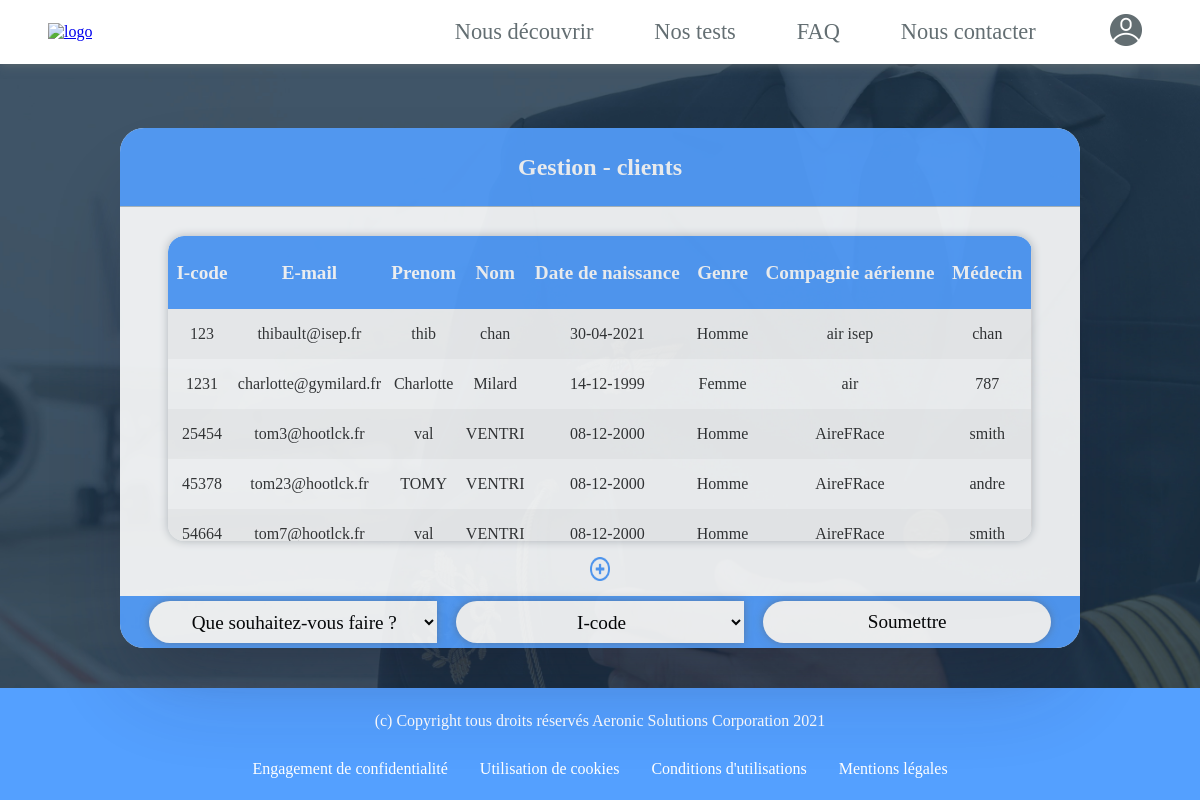
Before: /controller/gestionClientController.php (signed in) with the older database file.
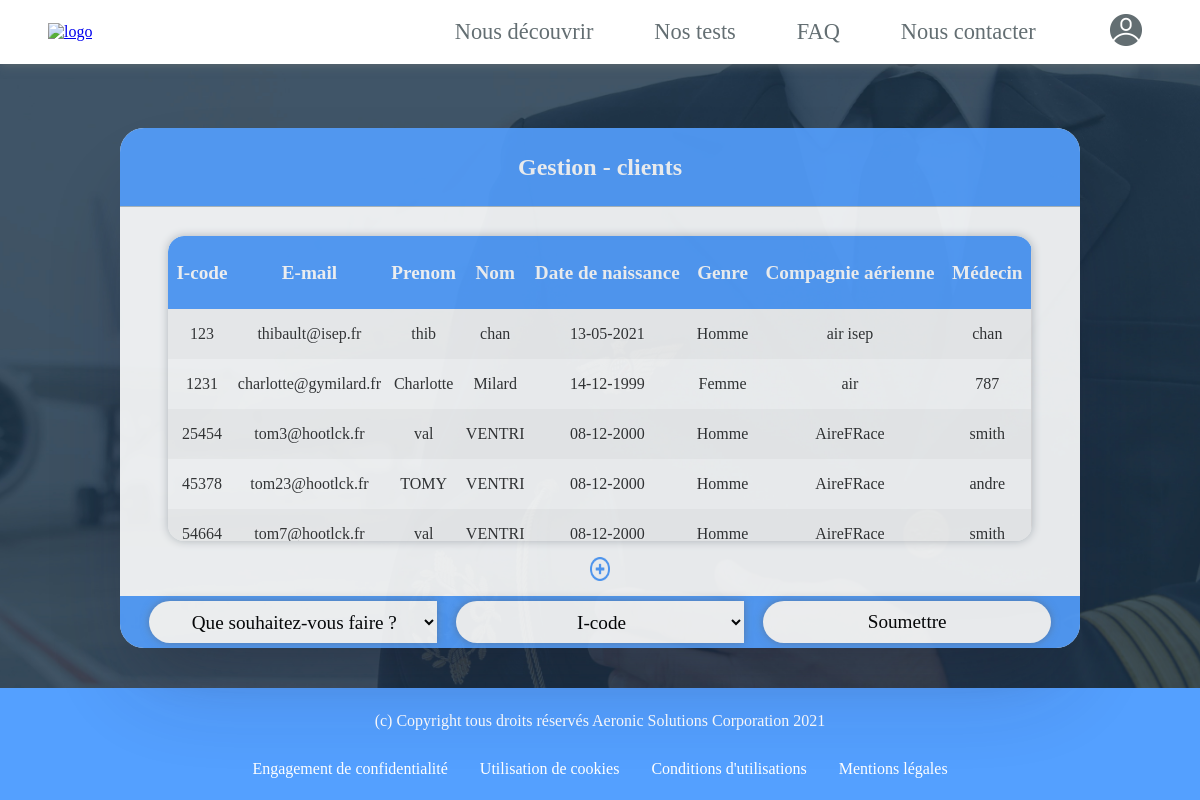
After: the same page with the newer database file.
### tables this page shows
CREATE TABLE IF NOT EXISTS `clients` (
  `id` int(11) NOT NULL AUTO_INCREMENT,
  `firstName` varchar(255) NOT NULL,
  `name` varchar(255) NOT NULL,
  `birthDate` date NOT NULL,
  `kind` varchar(255) NOT NULL,
  `company` varchar(255) NOT NULL,
  `mail` varchar(255) NOT NULL,
  `password` varchar(255) NOT NULL,
  `doctor` varchar(255) NOT NULL,
  `status` varchar(255) NOT NULL DEFAULT 'client',
  `icode` int(11) NOT NULL,
  `banish` varchar(5) NOT NULL DEFAULT 'false',
  PRIMARY KEY (`id`),
  UNIQUE KEY `mail` (`mail`),
  UNIQUE KEY `icode` (`icode`) USING BTREE
);

### controller/gestionClientController.php (called while the page is built, shortened)
<?php session_start();
include '../view/header.php';
include '../view/footer.php';
include '../model/database.php';
if (isset($_POST['gestionClient'])) {
    if (isset($_SESSION['modifclient'])) {
        unset($_SESSION['modifclient']);
    }
    extract($_POST);
    $_SESSION['modifclient'] = $_POST['code'];
    if ($_POST['gestionClient'] == 'modifier') {
        header("Location: modifClientController.php");exit;
    } else if ($_POST['gestionClient'] == 'bannir') {
        header("Location: bannirClientController.php");exit;
    } else if ($_POST['gestionClient'] == 'supprimer') {
        header("Location: supprimerClientController.php");exit;
    }
} include '../view/gestionClient.php';
?>

### view/gestionClient.php (the view, shortened to what this page needs)
<!DOCTYPE html>
<html>
<head>
    <link rel="stylesheet" href="../public/css/gestionClient.css"/>
</head>
<body>
<div class="contentGestion">
    <div class="title_container">
        <h3>Gestion - clients</h3>
    </div>
    <div class="gestion_container">
        <div class="tbody_container">
            <table class="tableau_container">
                <thead>
                    <tr>
                    <th>I-code</th>
                    <th>E-mail</th>
                    <th>Prenom</th>
                    <th>Nom</th>
                    <th>Date de naissance</th>
                    <th>Genre</th>
                    <th>Compagnie aérienne</th>
                    <th>Médecin</th>
                    </tr>
                </thead>
                <tbody>
                    <?php
                    $q = $db->query("SELECT * FROM clients order by icode asc");
                    while($row = $q ->fetch()){
                        $icode=$row[10];
                        $mail=$row[6];
                        $firstName = $row[1];
                        $name = $row[2];
                        $birthDate = date("d-m-Y",strtotime($row[3]));
                        $kind = $row[4];
                        $company = $row[5];
                        $doctor = $row[8];
                        ?><tr>
                        <td><?=$icode?></td>
                        <td><?=$mail?></td>
                        <td><?=$firstName?></td>
                        <td><?=$name?></td>
                        <td><?=$birthDate?></td>
                        <td><?=$kind?></td>
                        <td><?=$company?></td>
                        <td><?=$doctor?></td>
                        </tr> <?php
                    }
                    ?>
                </tbody>
            </table>
        </div>
        <div class="plus_container">
           <a href="ajoutClientController.php"> <img src="../public/images/pluss.png" alt=""></a>
        </div>
    </div>
    <form method="post" class="form_message">
        <div class="gestionnaireM">
            <select name="gestionClient" id="gestionClient" required>
                <option value="" >Que souhaitez-vous faire ?</option>
            </select>
            <select name="code" id="code" required >
                <option value="" selected="selected" disabled="disabled">I-code</option>
            </select>
            <button type="submit" id="buttonAdd" name="buttonAdd">Soumettre</button>
          </div>
    </form>
</div>
<div class="espace"></div>
</body>
</html>

### view/header.php (shortened to what this page needs)
<!DOCTYPE html>
<html>
<head>
    <link rel="stylesheet" href="../public/css/header.css"/>
</head>
<body>
<nav>
    <div class="logoC">
        <a href="accueilController.php">
            <img src="../public/images/Logo3.png" width="150" alt="logo" class="logo-image">
        </a>
    </div>
    <div class="linkC">
        <a href="decouvrezNousController.php">Nous découvrir</a>
        <a href="presentationTestController.php">Nos tests</a>
        <a href="faqController.php">FAQ</a>
        <a href="messagerieController.php">Nous contacter</a>
    </div>
    <div class="connexionC">
        <div class="IMGC">
            <a href="profilController.php">
                <img class="Bcon" src="../public/images/account.png" width=30 alt="##" />
            </a>
        </div>
        </div>
</nav>
</body>
</html>

### view/footer.php
<link rel="stylesheet" href="../public/css/footer.css"/>
<div class="footer bottom">
    <p> (c) Copyright tous droits réservés Aeronic Solutions Corporation 2021 </p>
    <div class="confidentialites">
        <a href="../view/confidentialite.php" target="_blank">Engagement de confidentialité</a>
        <a href="../view/cookies.php" target="_blank">Utilisation de cookies</a>
        <a href="../view/conditionsUtilisation.php" target="_blank">Conditions d'utilisations</a>
        <a href="../view/mentionsLegales.php" target="_blank">Mentions légales</a>
    </div>
</div>

### public/css/header.css (style rules this page uses)
* { font-family: 'oumgouleh'; }
nav { position: absolute; top:0; right:0; left:0; background-color: white; display: flex; height: 4em; width: 100%; box-shadow: 0px 0px 10px #636e72; z-index: 3; }
.logoC { width: 70%; display: flex; align-items: center; padding-left: 4%; }
.linkC { padding-right:2em; width: 100%; text-align: right; display: flex; justify-content: space-between; align-items: center }
.linkC a { color :#636e72; text-decoration: none; font-family: 'oumgouleh'; font-size: 1.4em; }
.connexionC { height: 4em; width: 20%; text-align: center; margin-right: 1em; }
.IMGC { width: 100%; height: 4em; display:flex; align-items: center; justify-content: center; }
.IMGC img { width: 2em; height: 2em; margin: auto; z-index: 4; }
html { scroll-behavior: smooth; }

### public/css/footer.css (style rules this page uses)
* { font-family: 'oumgouleh'; }
.footer { background-color: #54a0ff; color:white; text-align: center; align-items: center; justify-content: space-between; position: absolute; width: 100%; padding-top: 0.5em; padding-bottom: 0.5em; }
.confidentialites { overflow: hidden; background-color: #54a0ff; text-align: middle; align-items: center; justify-content: center; display: flex; }
.confidentialites a , .reseaux a { float: left; display: block; color: #FFFFFF; text-align: center; padding: 14px 16px; text-decoration: none; border-radius: 1em; }
.bottom { position: absolute; bottom: 0; left:0; right: 0; }

Changed rows visible on the page:
removed clients: icode "123", mail "thibault@isep.fr", firstName "thib", name "chan", birthDate "30-04-2021", kind "Homme", company "air isep", doctor "chan"
added clients: icode "123", mail "thibault@isep.fr", firstName "thib", name "chan", birthDate "13-05-2021", kind "Homme", company "air isep", doctor "chan"
